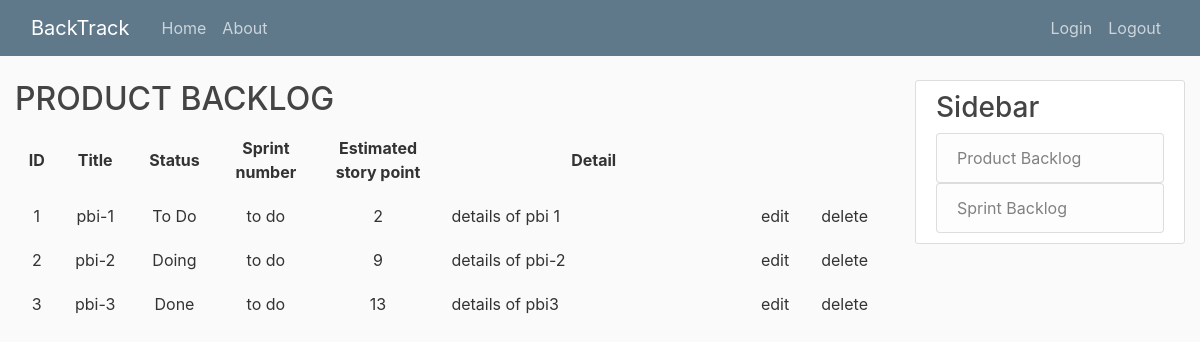
The app's page /pbi/, older data.
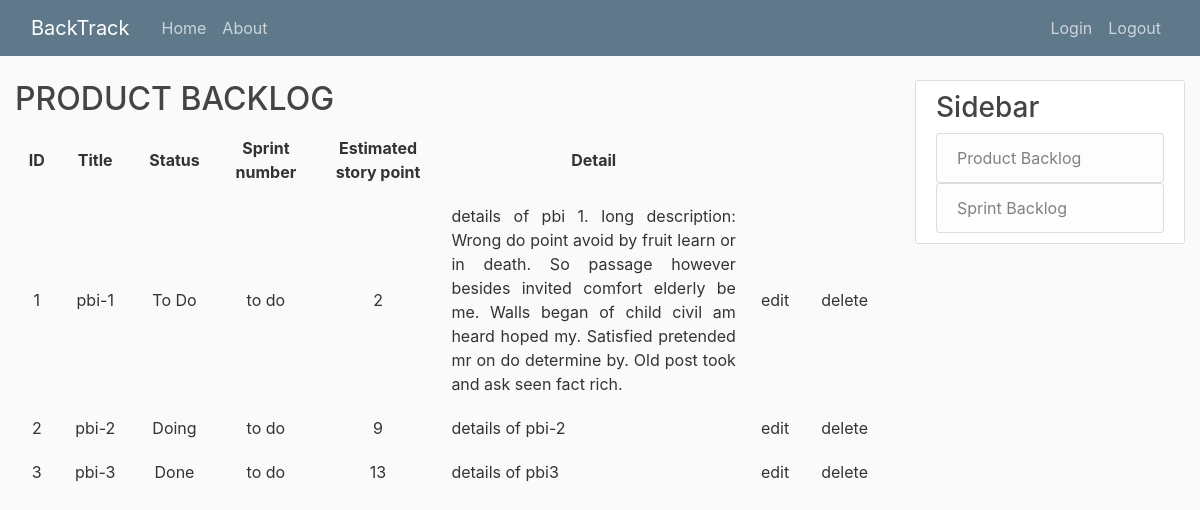
The same page, newer data.
### PBI/models.py (models this page shows, shortened)
class PBIs(models.Model):
	itemID = models.IntegerField()
	priority = models.IntegerField()
	title = models.CharField(max_length=10)
	status_choice = [
		('To Do', 'To Do'),
		('Doing', 'Doing'),
		('Done', 'Done'),
	]
	status = models.CharField(
		max_length = 5,
		choices = status_choice,
		default ='To Do',
	)
	ESP = models.IntegerField()
	details = models.TextField()

### PBI/views.py (the view)
# urls.py: path('', views.home, name='PBI-home'),
def home(request):
	context = {
		'dict': PBIs.objects.all().order_by('priority')
	}
	return render(request, 'PBI/home.html', context)

### templates/PBI/home.html (shortened to what this page needs)
{% extends "base.html" %}
{% block content %}
	<h2>PRODUCT BACKLOG</h2>
	<table style="width: 100%">
		<tr>
			<th>ID</th>
    		<th>Title</th>
    		<th>Status</th>
    		<th>Sprint <br/> number</th>
    		<th>Estimated<br/>story point</th>
    		<th>Detail</th>
    		<th></th>
    		<th></th>
    	</tr>
		{% for PBI in dict %}
		<tr>
			<td>{{ PBI.id }}</td>
			<td>{{ PBI.title }}</td>
			<td>{{ PBI.status }}</td>
			<td> to do </td>
			<td>{{ PBI.ESP }}</td>
			<td width="35%"; style="text-align: justify;">{{ PBI.details }}</td>
			<td>edit</td>
			<td>delete</td>
		</tr>
		{% endfor %}
	</table>
{% endblock content %}

Row changes from the older to the newer data that the page shows:
changed PBIs "pbi-1": details "details of pbi 1" → "details of pbi 1. long description: Wrong do point avoid by fruit learn or in death. So passage however besides invited comfort elderly be me. Walls began of child civil am heard hoped my. Satisfied pretended mr on do determine by. Old post took and ask seen fact rich."
